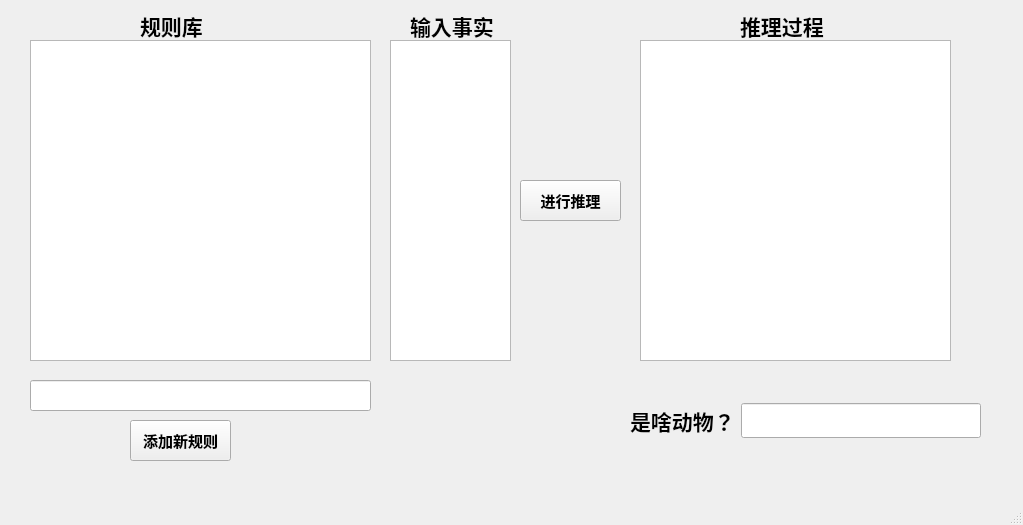
<?xml version="1.0" encoding="UTF-8"?>
<ui version="4.0">
 <class>MainWindow</class>
 <widget class="QMainWindow" name="MainWindow">
  <property name="geometry">
   <rect>
    <x>0</x>
    <y>0</y>
    <width>1023</width>
    <height>525</height>
   </rect>
  </property>
  <property name="windowTitle">
   <string>MainWindow</string>
  </property>
  <widget class="QWidget" name="centralwidget">
   <widget class="QLabel" name="label">
    <property name="geometry">
     <rect>
      <x>140</x>
      <y>10</y>
      <width>71</width>
      <height>31</height>
     </rect>
    </property>
    <property name="font">
     <font>
      <family>Agency FB</family>
      <pointsize>16</pointsize>
      <weight>75</weight>
      <bold>true</bold>
     </font>
    </property>
    <property name="text">
     <string>规则库</string>
    </property>
   </widget>
   <widget class="QTextBrowser" name="textBrowser">
    <property name="geometry">
     <rect>
      <x>30</x>
      <y>40</y>
      <width>341</width>
      <height>321</height>
     </rect>
    </property>
   </widget>
   <widget class="QLineEdit" name="lineEdit">
    <property name="geometry">
     <rect>
      <x>30</x>
      <y>380</y>
      <width>341</width>
      <height>31</height>
     </rect>
    </property>
   </widget>
   <widget class="QPushButton" name="pushButton">
    <property name="geometry">
     <rect>
      <x>130</x>
      <y>420</y>
      <width>101</width>
      <height>41</height>
     </rect>
    </property>
    <property name="font">
     <font>
      <family>Agency FB</family>
      <pointsize>11</pointsize>
      <weight>75</weight>
      <bold>true</bold>
     </font>
    </property>
    <property name="text">
     <string>添加新规则</string>
    </property>
   </widget>
   <widget class="QLabel" name="label_2">
    <property name="geometry">
     <rect>
      <x>410</x>
      <y>10</y>
      <width>91</width>
      <height>31</height>
     </rect>
    </property>
    <property name="font">
     <font>
      <family>Agency FB</family>
      <pointsize>16</pointsize>
      <weight>75</weight>
      <bold>true</bold>
     </font>
    </property>
    <property name="text">
     <string>输入事实</string>
    </property>
   </widget>
   <widget class="QTextEdit" name="textEdit">
    <property name="geometry">
     <rect>
      <x>390</x>
      <y>40</y>
      <width>121</width>
      <height>321</height>
     </rect>
    </property>
   </widget>
   <widget class="QLabel" name="label_3">
    <property name="geometry">
     <rect>
      <x>740</x>
      <y>10</y>
      <width>91</width>
      <height>31</height>
     </rect>
    </property>
    <property name="font">
     <font>
      <family>Agency FB</family>
      <pointsize>16</pointsize>
      <weight>75</weight>
      <bold>true</bold>
     </font>
    </property>
    <property name="text">
     <string>推理过程</string>
    </property>
   </widget>
   <widget class="QPushButton" name="pushButton_2">
    <property name="geometry">
     <rect>
      <x>520</x>
      <y>180</y>
      <width>101</width>
      <height>41</height>
     </rect>
    </property>
    <property name="font">
     <font>
      <family>Agency FB</family>
      <pointsize>11</pointsize>
      <weight>75</weight>
      <bold>true</bold>
     </font>
    </property>
    <property name="text">
     <string>进行推理</string>
    </property>
   </widget>
   <widget class="QTextEdit" name="textEdit_2">
    <property name="geometry">
     <rect>
      <x>640</x>
      <y>40</y>
      <width>311</width>
      <height>321</height>
     </rect>
    </property>
   </widget>
   <widget class="QWidget" name="horizontalLayoutWidget">
    <property name="geometry">
     <rect>
      <x>630</x>
      <y>380</y>
      <width>351</width>
      <height>81</height>
     </rect>
    </property>
    <layout class="QHBoxLayout" name="horizontalLayout">
     <item>
      <widget class="QLabel" name="label_4">
       <property name="font">
        <font>
         <family>Agency FB</family>
         <pointsize>16</pointsize>
         <weight>75</weight>
         <bold>true</bold>
        </font>
       </property>
       <property name="text">
        <string>是啥动物？</string>
       </property>
      </widget>
     </item>
     <item>
      <widget class="QLineEdit" name="lineEdit_2">
       <property name="font">
        <font>
         <family>Agency FB</family>
         <pointsize>14</pointsize>
         <weight>75</weight>
         <italic>true</italic>
         <bold>true</bold>
        </font>
       </property>
       <property name="text">
        <string/>
       </property>
      </widget>
     </item>
    </layout>
   </widget>
  </widget>
  <widget class="QMenuBar" name="menubar">
   <property name="geometry">
    <rect>
     <x>0</x>
     <y>0</y>
     <width>1023</width>
     <height>23</height>
    </rect>
   </property>
  </widget>
  <widget class="QStatusBar" name="statusbar"/>
 </widget>
 <resources/>
 <connections/>
</ui>
